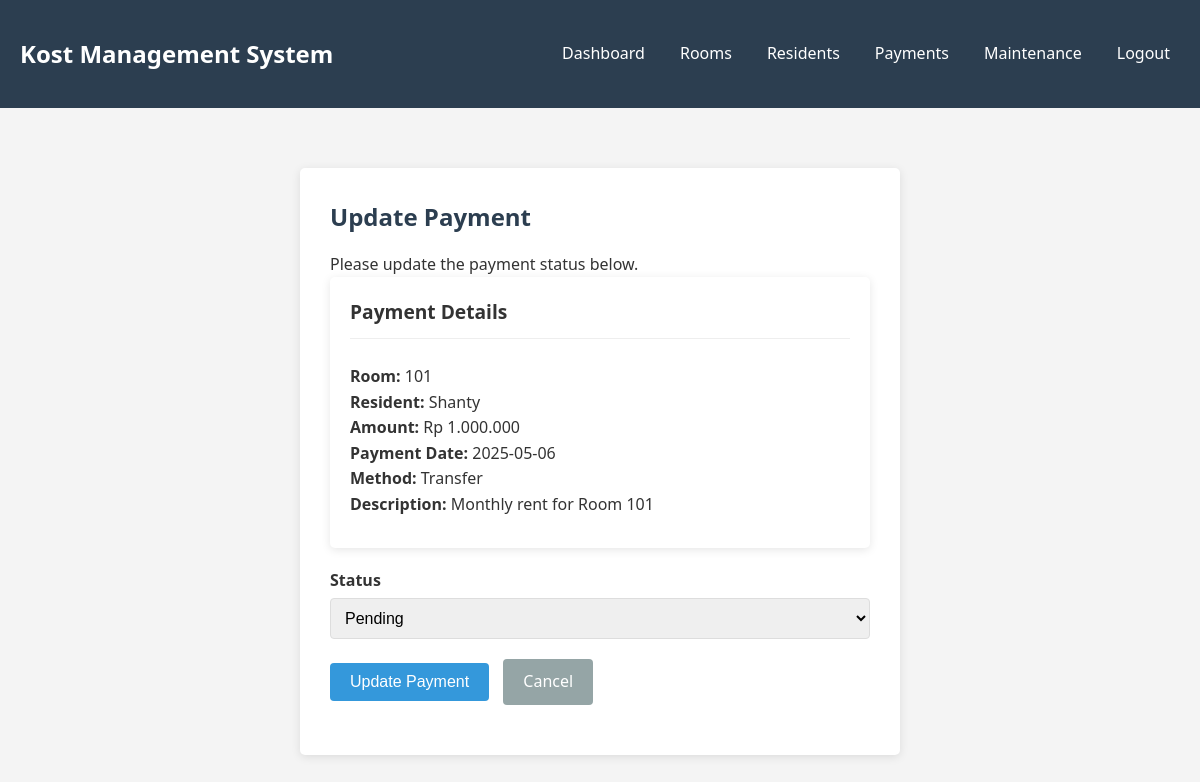
Screenshot of /admin/payment_update.php?id=3 (signed in) with the database file from the repository.
### tables this page shows
CREATE TABLE `payments` (
  `id` int(11) NOT NULL,
  `resident_id` int(11) NOT NULL,
  `room_id` int(11) NOT NULL,
  `amount` decimal(10,2) NOT NULL,
  `payment_date` date NOT NULL,
  `payment_method` enum('cash','transfer','other') NOT NULL,
  `description` varchar(255) DEFAULT NULL,
  `status` enum('pending','confirmed','rejected') NOT NULL DEFAULT 'pending',
  `created_at` timestamp NOT NULL DEFAULT current_timestamp()
);

CREATE TABLE `rooms` (
  `id` int(11) NOT NULL,
  `room_number` varchar(10) NOT NULL,
  `floor` int(11) NOT NULL,
  `price` decimal(10,2) NOT NULL,
  `facilities` text DEFAULT NULL,
  `status` enum('available','occupied','maintenance') NOT NULL DEFAULT 'available'
);

CREATE TABLE `residents` (
  `id` int(11) NOT NULL,
  `user_id` int(11) NOT NULL,
  `room_id` int(11) DEFAULT NULL,
  `full_name` varchar(100) NOT NULL,
  `phone` varchar(20) NOT NULL,
  `emergency_contact` varchar(100) DEFAULT NULL,
  `id_card_number` varchar(50) NOT NULL,
  `check_in_date` date DEFAULT NULL,
  `check_out_date` date DEFAULT NULL,
  `status` enum('active','inactive') NOT NULL DEFAULT 'active'
);

### admin/payment_update.php (the view, shortened to what this page needs)
<?php
require_once "../config.php";
if(isset($_GET["id"]) && !empty(trim($_GET["id"]))){
    $id = trim($_GET["id"]);
    $sql = "SELECT p.*, r.room_number, res.full_name
            FROM payments p
            JOIN rooms r ON p.room_id = r.id
            JOIN residents res ON p.resident_id = res.id
            WHERE p.id = ?";
    if($stmt = mysqli_prepare($conn, $sql)){
        mysqli_stmt_bind_param($stmt, "i", $param_id);
        if(mysqli_stmt_execute($stmt)){
            $result = mysqli_stmt_get_result($stmt);
            if(mysqli_num_rows($result) == 1){
                $row = mysqli_fetch_array($result, MYSQLI_ASSOC);
                $room_number = $row["room_number"];
                $resident_name = $row["full_name"];
                $amount = $row["amount"];
                $payment_date = $row["payment_date"];
                $payment_method = $row["payment_method"];
                $description = $row["description"];
                $status = $row["status"];
            } else{
                redirectWithMessage("payments.php", "Invalid payment ID.");
                exit();
            }
        } else{
            echo "Oops! Something went wrong. Please try again later.";
        }
    }
} else{
    redirectWithMessage("payments.php", "Payment ID is required.");
    exit();
}
$status_err = "";
?>
<!DOCTYPE html>
<html lang="en">
<head>
    <link rel="stylesheet" href="../css/style.css">
</head>
<body>
    <?php include "admin_navbar.php"; ?>
    <div class="container">
        <div class="form-container">
            <h2>Update Payment</h2>
            <p>Please update the payment status below.</p>
            <div class="card" style="margin-bottom: 20px;">
                <div class="card-header">Payment Details</div>
                <div class="card-body">
                    <p><strong>Room:</strong> <?php echo htmlspecialchars($room_number); ?></p>
                    <p><strong>Resident:</strong> <?php echo htmlspecialchars($resident_name); ?></p>
                    <p><strong>Amount:</strong> Rp <?php echo number_format($amount, 0, ',', '.'); ?></p>
                    <p><strong>Payment Date:</strong> <?php echo htmlspecialchars($payment_date); ?></p>
                    <p><strong>Method:</strong> <?php echo ucfirst(htmlspecialchars($payment_method)); ?></p>
                    <p><strong>Description:</strong> <?php echo htmlspecialchars($description); ?></p>
                </div>
            </div>
            <form action="<?php echo htmlspecialchars($_SERVER["PHP_SELF"]) . "?id=" . $id; ?>" method="post">
                <div class="form-group">
                    <label>Status</label>
                    <select name="status" class="form-control <?php echo (!empty($status_err)) ? 'is-invalid' : ''; ?>">
                        <option value="pending" <?php echo $status == "pending" ? "selected" : ""; ?>>Pending</option>
                    </select>
                </div>
                <div class="form-group">
                    <input type="submit" class="btn btn-primary" value="Update Payment">
                    <a href="payments.php" class="btn btn-secondary ml-2">Cancel</a>
                </div>
            </form>
        </div>
    </div>
</body>
</html>

### css/style.css (style rules this page uses)
:root { --primary-color: #3498db; --secondary-color: #2ecc71; --dark-color: #2c3e50; --light-color: #ecf0f1; --danger-color: #e74c3c; --warning-color: #f39c12; --success-color: #27ae60; }
* { box-sizing: border-box; margin: 0; padding: 0; }
body { font-family: 'Segoe UI', Tahoma, Geneva, Verdana, sans-serif; line-height: 1.6; background-color: #f4f4f4; color: #333; }
.container { width: 100%; max-width: 1200px; margin: 0 auto; padding: 20px; }
.form-container { background-color: #fff; border-radius: 5px; box-shadow: 0 2px 10px rgba(0, 0, 0, 0.1); padding: 30px; margin: 20px auto; max-width: 600px; }
h1, h2, h3, h4 { margin-bottom: 15px; color: var(--dark-color); }
a { color: var(--primary-color); text-decoration: none; }
.form-group { margin-bottom: 20px; }
label { display: block; margin-bottom: 5px; font-weight: 600; }
.form-control { width: 100%; padding: 10px; border: 1px solid #ddd; border-radius: 4px; font-size: 16px; }
.btn { display: inline-block; padding: 10px 20px; background-color: var(--primary-color); color: white; border: none; border-radius: 4px; cursor: pointer; font-size: 16px; transition: background-color 0.3s; }
.btn-primary { background-color: var(--primary-color); }
.btn-secondary { background-color: #95a5a6; }
.ml-2 { margin-left: 10px; }
.card { background-color: white; border-radius: 5px; box-shadow: 0 2px 10px rgba(0, 0, 0, 0.1); padding: 20px; }
.card-header { font-weight: bold; font-size: 1.2rem; padding-bottom: 10px; border-bottom: 1px solid #eee; margin-bottom: 15px; }
.card-body { padding: 10px 0; }

### rows the page displays
payments: room.room_number "101", resident.full_name "Shanty", amount "1.000.000", payment_date "2025-05-06", payment_method "Transfer", description "Monthly rent for Room 101", status "Pending"
